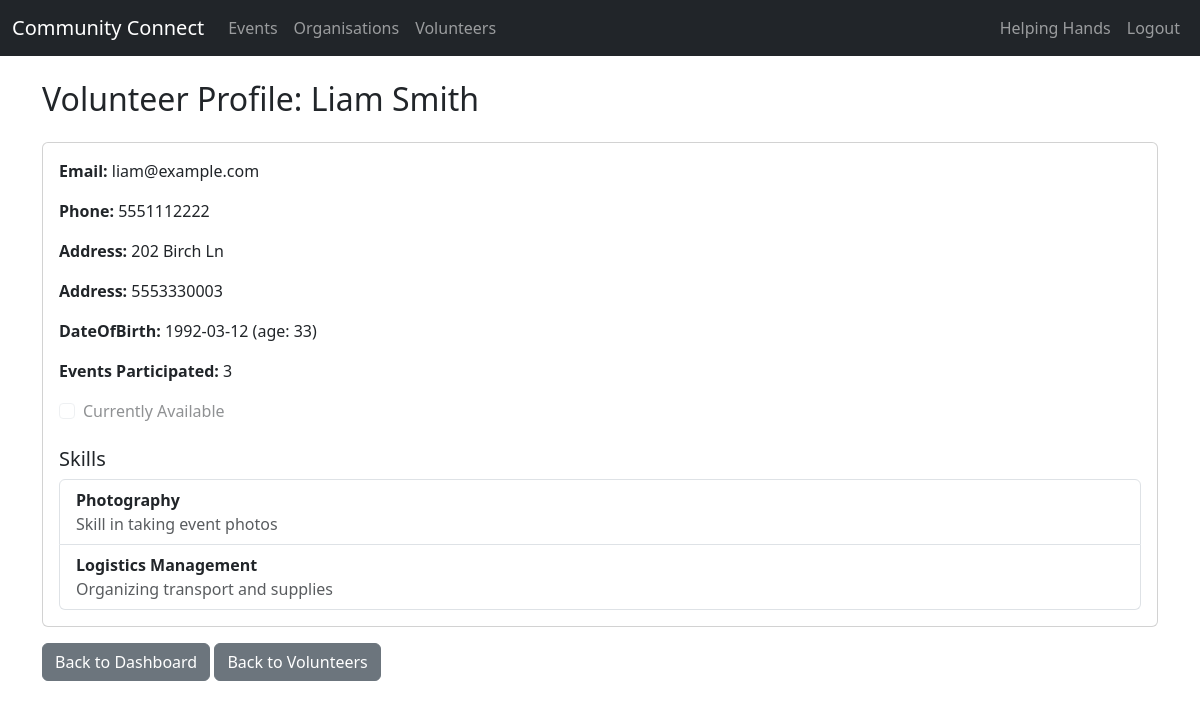
Page /volunteers/3 (signed in) on the earlier database version.
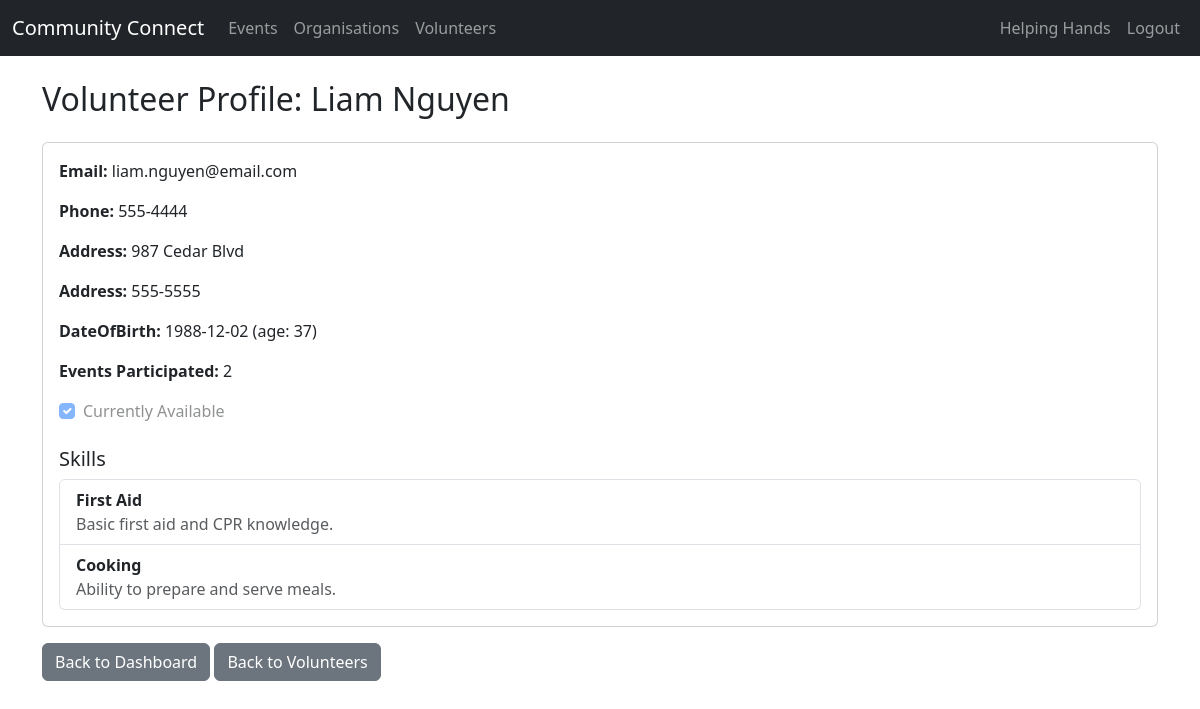
Same page on the later database version.
### tables this page shows
CREATE TABLE Volunteers (
    VolunteerID INTEGER PRIMARY KEY AUTOINCREMENT,
    FirstName TEXT(20) NOT NULL,
    LastName TEXT(20) NOT NULL,
    Email TEXT(320) UNIQUE NOT NULL,
    Password TEXT(128) NOT NULL,
    Phone TEXT(32),
    Address TEXT(255),
    DateOfBirth DATE,
    Availability BOOLEAN,
    ProfilePhoto BLOB,
    EmergencyContact TEXT(32)
);

CREATE TABLE Skills (
    SkillID INTEGER PRIMARY KEY AUTOINCREMENT,
    Name TEXT(50) NOT NULL,
    Description TEXT(255)
);

### app.py (the view)
@app.route("/volunteers/<int:volunteer_id>")
@login_required
def view_volunteer_profile(volunteer_id):
    db = get_db()
    volunteer = db.execute(
        """SELECT * , (strftime('%Y', 'now') - strftime('%Y', DateOfBirth)) - (CASE WHEN strftime('%m-%d', 'now') < strftime('%m-%d', DateOfBirth) THEN 1 ELSE 0 END) AS Age
           FROM Volunteers WHERE VolunteerID = ?""", (volunteer_id,)
    ).fetchone()
    if not volunteer:
        flash("Volunteer not found.", "error")
        return redirect(url_for("list_volunteers"))
    events_participated = db.execute("SELECT COUNT(*) AS EventsParticipated FROM Signups sup WHERE sup.VolunteerID = ?", (volunteer_id,)).fetchone()
    skills = db.execute(
        """SELECT s.Name, s.Description FROM VolunteerSkills vs
           JOIN Skills s ON vs.SkillID = s.SkillID WHERE vs.VolunteerID = ?""", (volunteer_id,)
    ).fetchall()
    return render_template("view_volunteer_profile.html", volunteer=volunteer, eventsparticipated=events_participated, skills=skills)

### app.py (called while the page is built)
def get_db():
    db = getattr(g, "_database", None)
    if db is None:
        db = g._database = sqlite3.connect(DATABASE)
        db.row_factory = sqlite3.Row  # This allows accessing columns by name
    return db

@app.teardown_appcontext
def close_connection(exception):
    db = getattr(g, "_database", None)
    if db is not None:
        db.close()

def login_required(f):
    @wraps(f)
    def decorated_function(*args, **kwargs):
        if "user_id" not in session:
            flash("Please log in first.", "error")
            return redirect(url_for("login"))
        return f(*args, **kwargs)
    return decorated_function

### templates/view_volunteer_profile.html
{% extends "base.html" %}
{% block content %}
<h2 class="mb-4">Volunteer Profile: {{ volunteer.FirstName }} {{ volunteer.LastName }}</h2>
<div class="card">
    <div class="card-body">
        <p><strong>Email:</strong> {{ volunteer.Email }}</p>
        <p><strong>Phone:</strong> {{ volunteer.Phone or 'N/A' }}</p>
        <p><strong>Address:</strong> {{ volunteer.Address or 'N/A' }}</p>
        <p><strong>Address:</strong> {{ volunteer.EmergencyContact or 'N/A' }}</p>
        <p><strong>DateOfBirth:</strong> {{ volunteer.DateOfBirth or 'N/A' }} (age: {{ volunteer.Age or 'N/A'}})</p>
        <p><strong>Events Participated:</strong> {{ eventsparticipated.EventsParticipated or 'N/A' }}</p>
        <div class="form-group form-check">
            <input type="checkbox" class="form-check-input" id="availability_display" disabled {% if volunteer.Availability %}checked{% endif %}>
            <label class="form-check-label" for="availability_display">Currently Available</label>
        </div>
        <h5 class="mt-4">Skills</h5>
        {% if skills %}
            <ul class="list-group">
                {% for skill in skills %}
                    <li class="list-group-item">
                        <strong>{{ skill.Name }}</strong>
                        <p class="mb-0 text-muted">{{ skill.Description }}</p>
                    </li>
                {% endfor %}
            </ul>
        {% else %}
            <p class="text-muted">This volunteer has not listed any skills yet.</p>
        {% endif %}
    </div>
</div>
<a href="{{ url_for('index') }}" class="btn btn-secondary mt-3">Back to Dashboard</a>
<a href="{{ url_for('list_volunteers') }}" class="btn btn-secondary mt-3">Back to Volunteers</a>
{% endblock %}

Differences in the rows shown:
no longer on this page (row edited): Skills: Name "Photography", Description "Skill in taking event photos"
no longer on this page (row edited): Skills: Name "Logistics Management", Description "Organizing transport and supplies"
changed Volunteers "Liam": LastName "Smith" → "Nguyen"; Email "liam@example.com" → "liam.nguyen@email.com"; Phone "5551112222" → "555-4444"; Address "202 Birch Ln" → "987 Cedar Blvd"; EmergencyContact "5553330003" → "555-5555"; DateOfBirth "1992-03-12" → "1988-12-02"; Availability "☐" → "☑"
now on this page (row edited): Skills: Name "First Aid", Description "Basic first aid and CPR knowledge."
now on this page (row edited): Skills: Name "Cooking", Description "Ability to prepare and serve meals."
Other differences:
{{ volunteer.Age or 'N/A' }}: "33" → "37"
{{ eventsparticipated.EventsParticipated or 'N/A' }}: "3" → "2"
